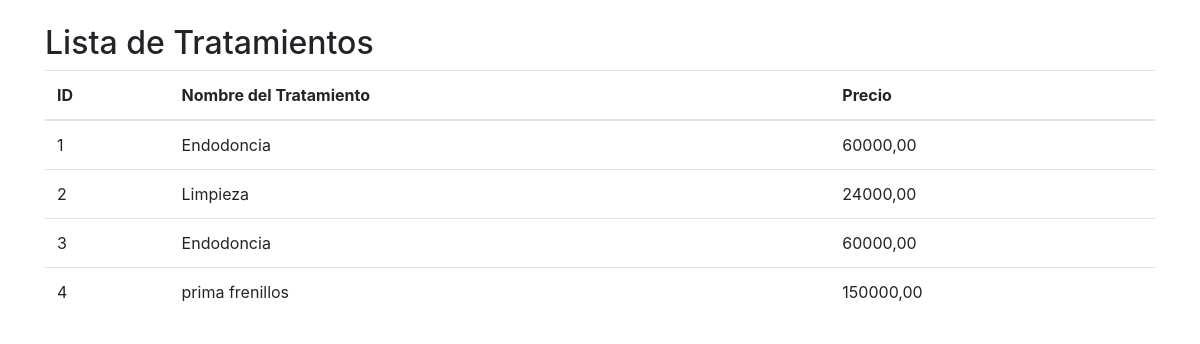
The app's page /Pacientes/tratamientos/, older data.
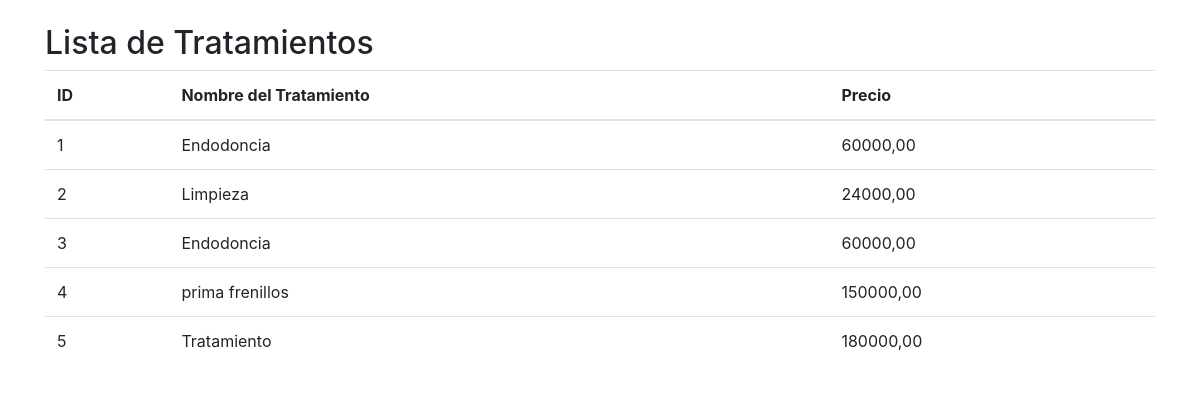
The same page, newer data.
### Pacientes/models.py (models this page shows, shortened)
class Tratamientos(models.Model):
    Tratamientos_ID = models.AutoField(primary_key=True)
    nombre_tratamiento = models.CharField(max_length=100, null=False, blank=False, default='valor_predeterminado', verbose_name="nombre_tratamiento")
    Precio = models.DecimalField(max_digits=10, decimal_places=2)

### Pacientes/views.py (the view)
# urls.py: path('tratamientos/', views.listar_tratamientos, name='listar_tratamientos'),
def listar_tratamientos(request):
    tratamientos = Tratamientos.objects.all()
    return render(request, 'lista_tratamientos.html', {'tratamientos': tratamientos})

### templates/lista_tratamientos.html (shortened to what this page needs)
<!DOCTYPE html>
<html lang="es">
<head>
    <link href="https://maxcdn.bootstrapcdn.com/bootstrap/4.5.2/css/bootstrap.min.css" rel="stylesheet">
</head>
<body>
    <div class="container py-4">
        <h2>Lista de Tratamientos</h2>
        <table class="table">
            <thead>
                <tr>
                    <th>ID</th>
                    <th>Nombre del Tratamiento</th>
                    <th>Precio</th>
                </tr>
            </thead>
            <tbody>
                {% for tratamiento in tratamientos %}
                <tr>
                    <td>{{ tratamiento.Tratamientos_ID }}</td>
                    <td>{{ tratamiento.nombre_tratamiento }}</td>
                    <td>{{ tratamiento.Precio }}</td>
                </tr>
                {% endfor %}
            </tbody>
        </table>
    </div>
</body>
</html>

Row changes from the older to the newer data that the page shows:
added Tratamientos: Tratamientos_ID "5", nombre_tratamiento "Tratamiento", Precio "180000,00"
